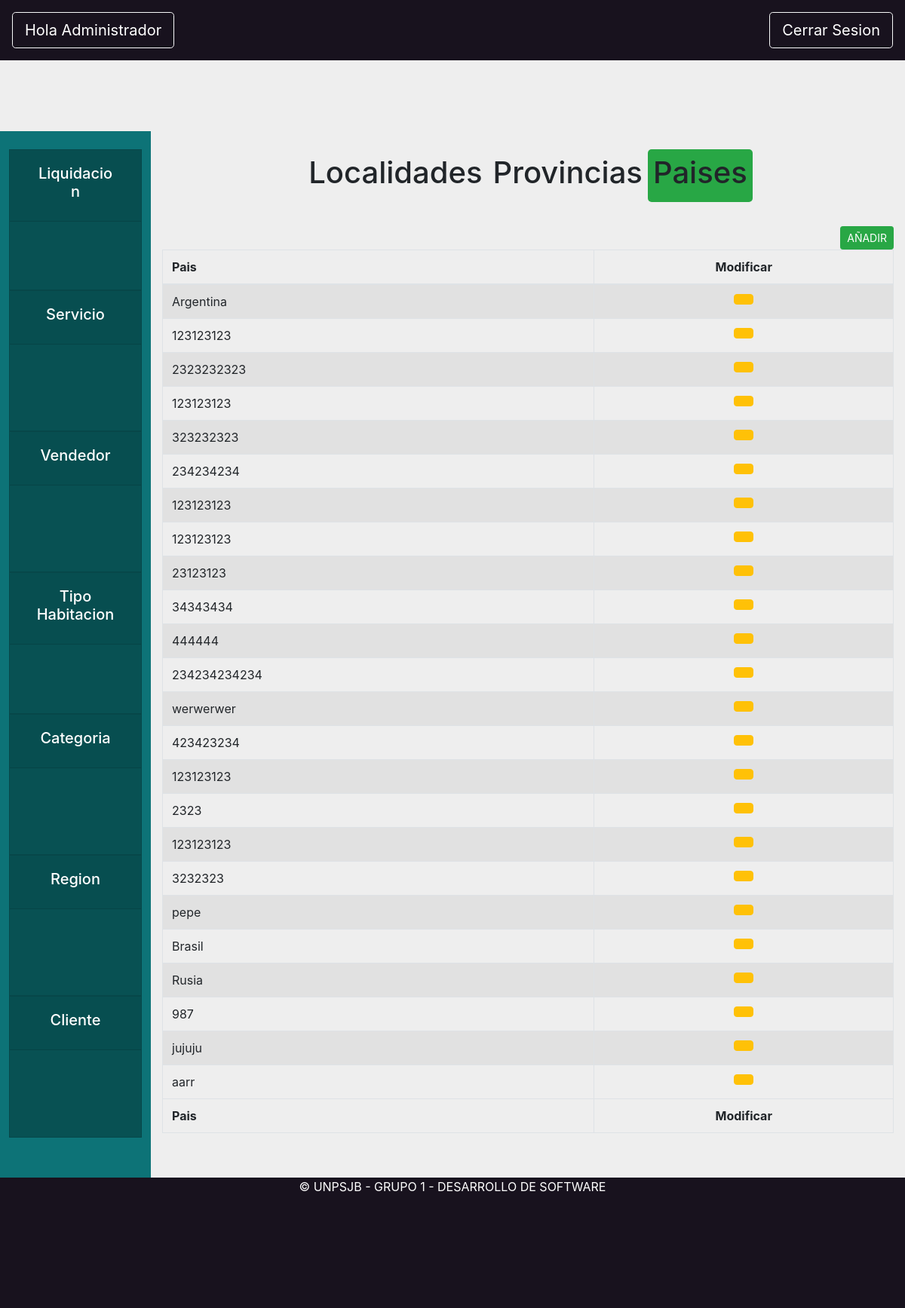
Page /core/region on the earlier database version.
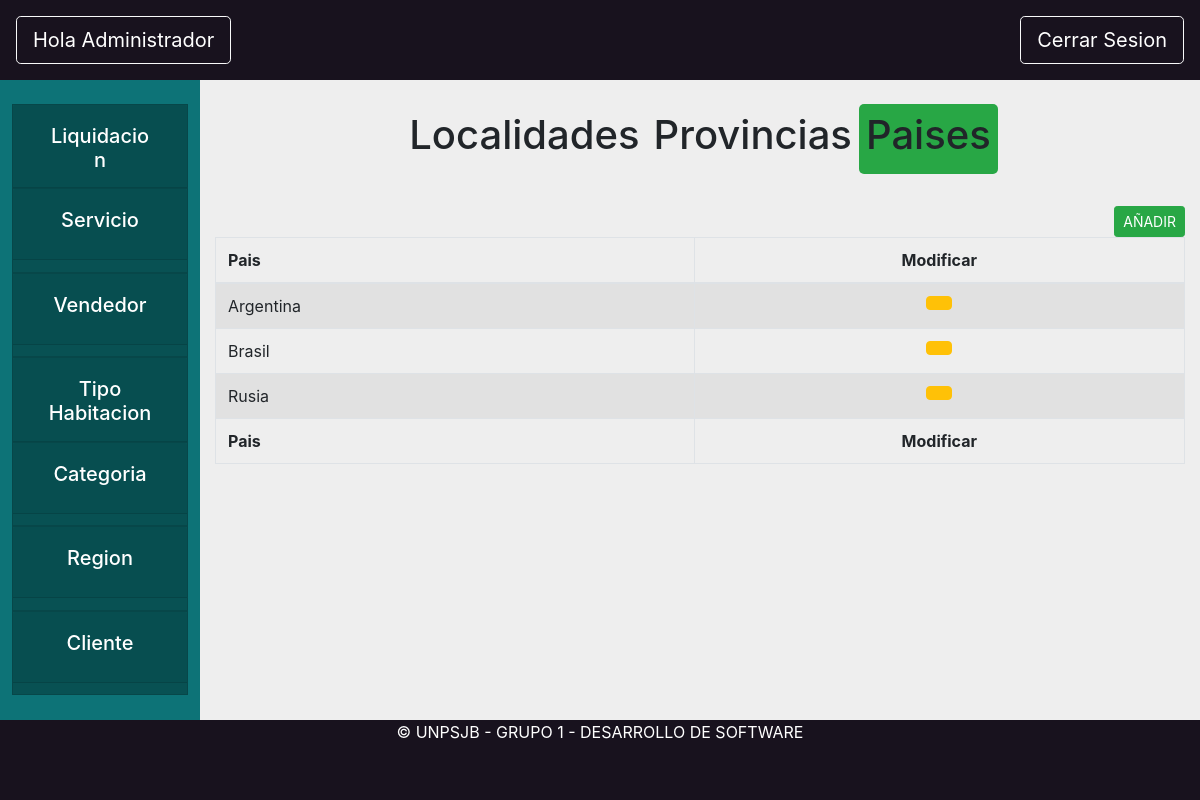
Same page on the later database version.
### core/models.py (models this page shows)
class Pais(models.Model):
    nombre = models.CharField(max_length=200, unique=True)
    class Meta:
      verbose_name_plural = "Paises"
    def __str__(self):
        return self.nombre

### core/views.py (the view, shortened to what this page needs)
# urls.py: path('region',views.regionAdmin, name="opcionRegion"),
def regionAdmin(request):
    paises = Pais.objects.all()
    provincias = Provincia.objects.all()
    localidades = Localidad.objects.all()
    formPais = PaisForm(request.POST)
    formProvincia = ProvinciaForm(request.POST)
    formLocalidad = LocalidadForm(request.POST)
    return render(request, "core/regionAdmin.html", {"paises": paises, "localidades": localidades, "provincias": provincias, "formPais": formPais, "formProvincia": formProvincia, "formLocalidad": formLocalidad})

### core/models.py (called while the page is built)
    def __str__(self):
        return self.nombre

    def __str__(self):
        return self.nombre

### core/templates/core/regionAdmin.html (shortened to what this page needs)
{% extends 'base/base_administrador.html'%}
{% load static %}
{% block content %}
<div class="switch-toggle switch-3 switch-candy sm row justify-content-center my-4">
    <label for="ciudad" onclick="">
        <h1>Localidades</h1>
    </label>
    <label for="provincia" onclick="">
        <h1>Provincias</h1>
    </label>
    <label for="pais" onclick="">
        <h1>Paises</h1>
    </label>
</div>
<div class="formularioRegion" id="vistaPais">
    <table id="example3" class="table table-striped table-bordered" style="width:100%">
        <thead>
            <tr>
                <button type="button" class="btn btn-success ml-4 float-right btn-sm" data-toggle="modal"
                    data-target="#crearPais" onclick="abrir_modal('{% url 'core:modalCrearPais' %}','#crearPais');">
                    AÑADIR</button>
                <th>Pais</th>
                <th>
                    <Center>Modificar</Center>
                </th>
            </tr>
        </thead>
        <tbody>
            {% for pais in paises %}
            <tr>
                <td>{{pais.nombre}}</td>
                <td>
                    <center>
                        <button type="button" class="btn btn-warning" data-toggle="modal" data-target="#modificarPais"
                            onclick="abrir_modal('{% url 'core:modalModificarPais' pais %}','#modificarPais');">
                        </button>
                    </center>
                </td>
            </tr>
            {% endfor %}
        </tbody>
        <tfoot>
            <tr>
                <th>Pais</th>
                <th>
                    <Center>Modificar</Center>
                </th>
            </tr>
        </tfoot>
    </table>
</div>
{% endblock content %}

### templates/base/base_administrador.html (shortened to what this page needs)
{% extends 'base/base.html'%}
{% load static %}
{% block header %}
<button onclick="location.href='/core/homeAdministrador'" style="text-decoration:none"
    class="rounded-1 btn btn-lg btn-outline-light text-white "> Hola Administrador</button>
{% endblock header %}
{% block tarjeta1 %}
<div class="card rounded-0">
    <div class="card-header" id="headingOne">
        <button class="btn btn-link btn-block text-white">
            <center>
                <h5> Liquidacion</h5>
            </center>
        </button>
    </div>
</div>
{% endblock tarjeta1 %}
{% block tarjeta2 %}
<div class="card rounded-0">
    <div class="card-header" id="headingOne">
        <button  onclick="location.href = '/core/servicio'" class="btn btn-link btn-block text-white">
            <center>
                <h5> Servicio</h5>
            </center>
        </button>
    </div>
</div>
{% endblock tarjeta2 %}
{% block tarjeta3 %}
<div class="card rounded-0">
    <div class="card-header" id="headingOne">
        <button class="btn btn-link btn-block text-white">
            <center>
                <h5> Vendedor</h5>
            </center>
        </button>
    </div>
</div>
{% endblock tarjeta3 %}
{% block tarjeta4 %}
<div class="card rounded-0">
    <div class="card-header" id="headingOne">
        <button  onclick="location.href = '/core/tipoHabitacion'" class="btn btn-link btn-block text-white">
            <center>
                <h5> Tipo Habitacion</h5>
            </center>
        </button>
    </div>
</div>
{% endblock tarjeta4 %}
{% block tarjeta5 %}
<div class="card rounded-0">
    <div class="card-header" id="headingOne">
        <button  onclick="location.href = '/core/categoria'" class="btn btn-link btn-block text-white">
            <center>
                <h5> Categoria</h5>
            </center>
        </button>
    </div>
</div>
{% endblock tarjeta5 %}
{% block tarjeta6 %}
<div class="card rounded-0">
    <div class="card-header" id="headingOne">
        <button onclick="location.href = '/core/region'" class="btn btn-link btn-block text-white">
            <center>
                <h5> Region</h5>
            </center>
        </button>
    </div>
</div>
{% endblock tarjeta6 %}
{% block tarjeta7 %}
<div class="card rounded-0">
    <div class="card-header" id="headingOne">
        <button class="btn btn-link btn-block text-white">
            <center>
                <h5> Cliente</h5>
            </center>
        </button>
    </div>
</div>
{% endblock tarjeta7 %}

### templates/base/base.html (shortened to what this page needs)
{% load static %}
<html>
<head>
    <link rel="stylesheet" href="{% static '/css/bootstrap.min.css' %}">
    <link rel="stylesheet" href="{% static '/css/bootstrap.css' %}">
    <link rel="stylesheet" href="{% static '/css/dataTables.bootstrap4.min.css' %}">
    <link rel="stylesheet" href="{% static '/css/styleBase.css' %}">
    <link rel="stylesheet" href="{% static '/css/modal.css' %}">
</head>
<body class="bodyComplete">
    <div class="container-fluid mainHeader p-3 fixed-top">
        <div class="row">
            <div class="col-3">
                {% block header %}
                {% endblock header %}
            </div>
            <div class="col-7">
            </div>
            <div class="col-2">
                <button onclick="location.href='logout'" style="text-decoration:none"
                    class="rounded-1 btn btn-lg btn-outline-light text-white float-right "> Cerrar Sesion
                </button>
            </div>
        </div>
    </div>
    <div class="container-fluid position-fixed  miEstiloPiola">
        <div class="row">
            <div class="col-2 px-1" id="sticky-sidebar">
                <div class="nav flex-column flex-nowrap vh-100 overflow-auto text-white p-2 pt-4 ">
                    {% block tarjeta1 %} {% endblock tarjeta1 %}
                    {% block tarjeta2 %} {% endblock tarjeta2 %}
                    {% block tarjeta3 %} {% endblock tarjeta3 %}
                    {% block tarjeta4 %} {% endblock tarjeta4 %}
                    {% block tarjeta5 %} {% endblock tarjeta5 %}
                    {% block tarjeta6 %} {% endblock tarjeta6 %}
                    {% block tarjeta7 %} {% endblock tarjeta7 %}
                </div>
            </div>
            <div class="col-10 position-relative pre-scrollable" id="main">
                {% block content %}
                {% endblock content %}
            </div>
        </div>
    </div>
    <div class="footer text-center mb-0 fixed-bottom">
        <div class="container">
            <p class="m-0 mbt1 text-white">&copy; UNPSJB - GRUPO 1 - DESARROLLO DE SOFTWARE</p>
        </div>
    </div>
</body>
</html>

### static/css/styleBase.css (style rules this page uses)
.mainHeader { background-color: #18121E; width: 100%; top: 0; }
.miEstiloPiola { margin-top: 10vh; overflow: auto; }
.pre-scrollable { max-height: 77vh; }
.card { background-color: #085153; height: 11%; }
.bodyComplete { background-color: #eeeeee; width: 100%; height: 100%; }
.footer { position: fixed; left: 0px; bottom: 0; background-color: #18121E; width: 100%; height: 10%; }
#sticky-sidebar { min-height: 100vh; background-color: #0d7377; }

### core/templates/core/regionAdmin.html (style rules this page uses)
.switch-toggle { margin-top: 1vh; }
.switch-toggle input+label { padding: 7px; float: center; cursor: pointer; }
.switch-toggle input:checked+label { background: #28a745; border-radius: 5px; }

Differences in the rows shown:
removed Pais: nombre "123123123"
removed Pais: nombre "2323232323"
removed Pais: nombre "123123123"
removed Pais: nombre "323232323"
removed Pais: nombre "234234234"
removed Pais: nombre "123123123"
removed Pais: nombre "123123123"
removed Pais: nombre "23123123"
removed Pais: nombre "34343434"
removed Pais: nombre "444444"
removed Pais: nombre "234234234234"
removed Pais: nombre "werwerwer"
removed Pais: nombre "423423234"
removed Pais: nombre "123123123"
removed Pais: nombre "2323"
removed Pais: nombre "123123123"
removed Pais: nombre "3232323"
removed Pais: nombre "pepe"
removed Pais: nombre "987"
removed Pais: nombre "jujuju"
removed Pais: nombre "aarr"
